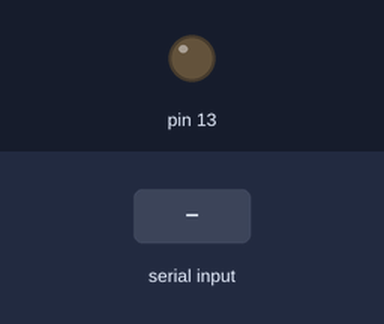
Recording of a sketch running on a simulated Arduino Uno, built with avr-gcc and run on an emulated ATmega328P. Parts: output pins drawn as LEDs (lit = HIGH). The inputs (shaded band) are chosen by the test bench.

Above: at 1.2 s.
1.3 s: "1\n" received over Serial
At 2.0 s:
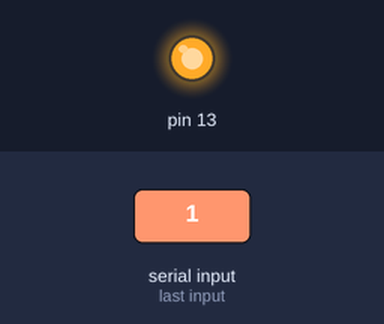
Timing chart, 0 to 4.3 s (numbered marks = the images above; inputs shaded):
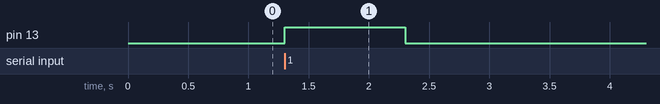

Measured:
- after the input at 1.3 s, pin 13: LOW → HIGH at once, → LOW 1.0 s later

The sketch:

MOSFET-Magnet.ino
```cpp
void setup() {
  Serial.begin(9600);
  pinMode(13, OUTPUT);
}

void loop() {
  int j = Serial.parseInt();
  if (j == 1) {
    digitalWrite(13, HIGH);
  } else if (j == 0) {
    digitalWrite(13, LOW);
  }
}
```
